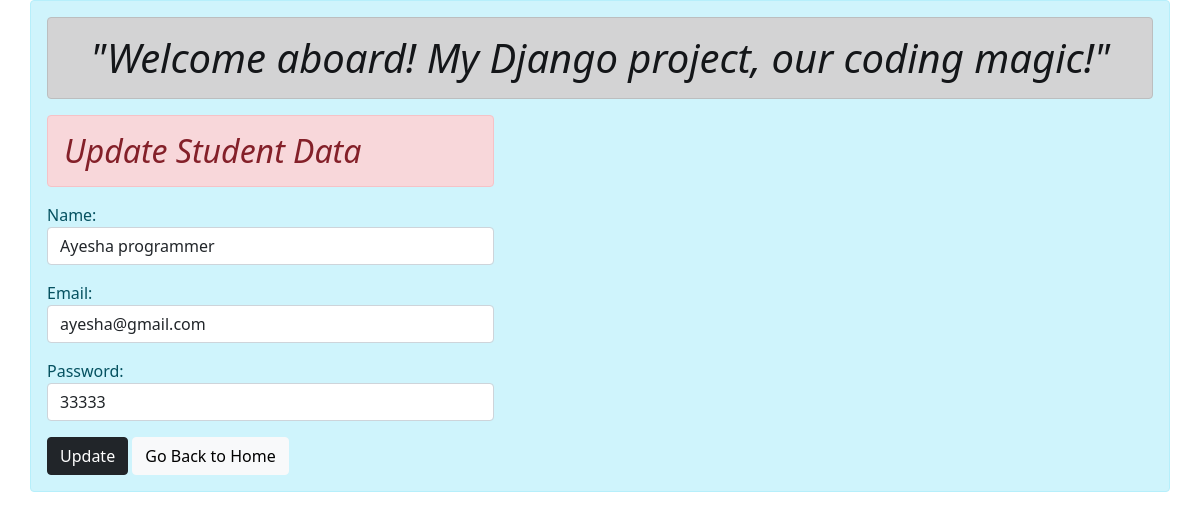
/update1/, run on the app's committed database.
### app/models.py (models this page shows)
class User(models.Model):
    name = models.CharField(max_length=50)
    email = models.CharField(max_length=50)
    password = models.CharField(max_length=50)

### app/views.py (the view)
# urls.py: path('update<int:id>/',views.update,name='update'),
def update(request, id):
    if request.method == 'POST':
        fm = User.objects.get(pk=id)
        fm = UserForm(request.POST,instance=fm)
        if fm.is_valid():
            fm.save()
            fm = UserForm()
    else:
        fm = User.objects.get(pk=id)
        fm = UserForm(instance=fm)
    return render(request,'update.html',{'forms':fm})

### app/forms.py
class UserForm(forms.ModelForm):
    class Meta:
        model = User
        fields = ['name','email','password']
        widgets = {
            'name':forms.TextInput(attrs={'class':'form-control'}),
            'email':forms.TextInput(attrs={'class':'form-control'}),
            'password':forms.TextInput(attrs={'class':'form-control'}),
        }

### templates/update.html (shortened to what this page needs)
{% extends 'base.html' %}
{% block text %}
<div class="div row">
    <div class="div col-sm-5">
        <h2 class="alert alert-danger"><i>Update Student Data</i></h2>
        <form action="" method="POST">
            {{ forms.as_p }}
            <input type="submit" value="Update" class="btn btn-dark">
            <a href="{% url 'add' %}" class="btn btn-light">Go Back to Home</a>
        </form>
    </div>
</div>
{% endblock text %}

### data on the page
User: name "Ayesha programmer", email "ayesha@gmail.com", password "33333"
